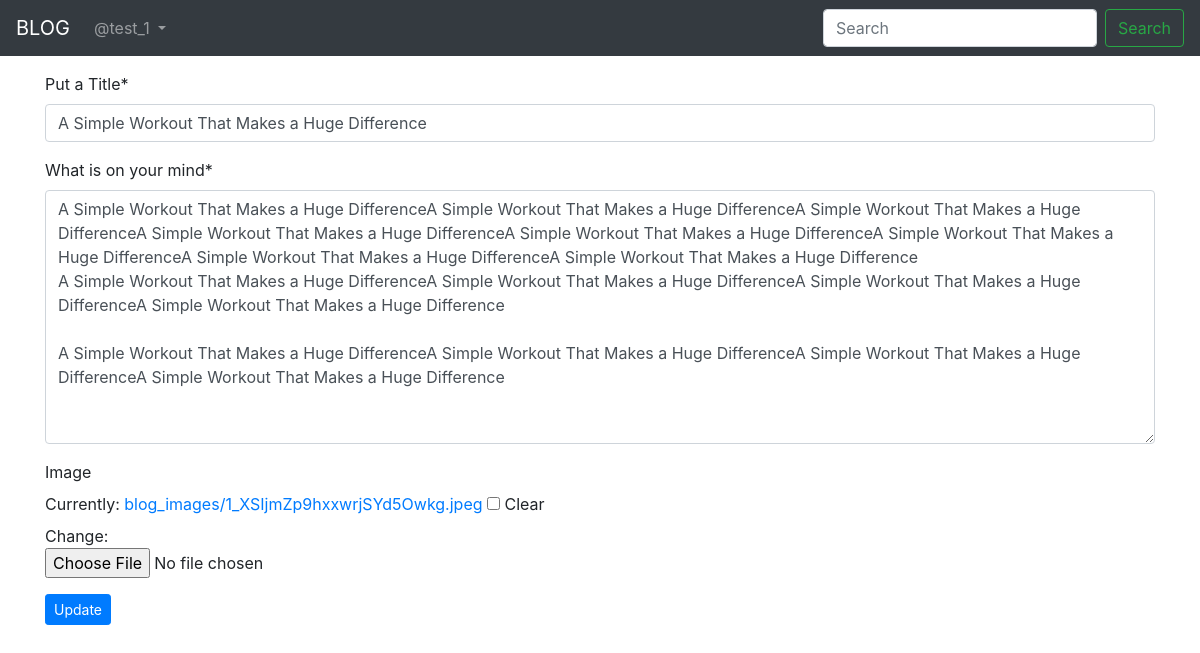
The page /blog/edit/9/ (signed in) on the database its author committed.
### App_Blog/models.py (models this page shows, shortened)
class Blog(models.Model):
    author = models.ForeignKey(User, on_delete=models.CASCADE, related_name='post_author')
    blog_title = models.CharField(max_length=300, verbose_name='Put a Title')
    slug = models.SlugField(max_length=264, unique=True, null=True)
    blog_content = models.TextField(verbose_name='What is on your mind')
    blog_image = models.ImageField(upload_to='blog_images', verbose_name='Image', null=True, blank=True,)
    publish_date = models.DateTimeField(auto_now_add=True)
    update_date = models.DateTimeField(auto_now=True)
    class Meta:
        ordering = ['-publish_date']

### App_Blog/views.py (the view, shortened to what this page needs)
# urls.py: path('edit/<pk>/', views.UpdateBlog.as_view(), name="edit_blog"),
class UpdateBlog(LoginRequiredMixin, UpdateView):
    model = Blog
    fields = ('blog_title', 'blog_content', 'blog_image')
    template_name = 'App_Blog/edit_blog.html'

### templates/App_Blog/edit_blog.html (shortened to what this page needs)
{% extends 'base.html' %}
{% load custom_filters %}
{% load crispy_forms_tags %}
{% block body %}
{% if blog.author == user %}
<form method="POST" enctype="multipart/form-data">
    {{form|crispy}}
    <button type="submit" class="btn btn-primary btn-sm" name="button">Update</button>
    {% else %}
    <p>Your are not allowed to view this page, 404</p>
</form>
{% endif %}
{% endblock %}

### templates/base.html (shortened to what this page needs)
<!DOCTYPE html>
<html lang="en">
<head>
    <link rel="stylesheet" href="https://stackpath.bootstrapcdn.com/bootstrap/4.4.1/css/bootstrap.min.css"
>
    <link rel="stylesheet" href="https://cdnjs.cloudflare.com/ajax/libs/font-awesome/4.7.0/css/font-awesome.min.css"
/>
</head>
<body>
<div class="container">
    <nav class="navbar navbar-expand-lg navbar-dark bg-dark fixed-top">
        <a class="navbar-brand" href="{% url 'index' %}">BLOG</a>
        <div class="collapse navbar-collapse" id="navbarSupportedContent">
            <ul class="navbar-nav mr-auto">
                {% if user.is_authenticated %}
                <li class="nav-item dropdown">
                    <a class="nav-link dropdown-toggle" href="#" id="navbarDropdown" role="button"
                       data-toggle="dropdown" aria-haspopup="true" aria-expanded="false">
                        @{{user.username}}
                    </a>
                </li>
                {% endif %}
            </ul>
            <form class="form-inline my-2 my-lg-0">
                <input class="form-control mr-sm-2" type="search" placeholder="Search" aria-label="Search">
                <button class="btn btn-outline-success my-2 my-sm-0" type="submit">Search</button>
            </form>
        </div>
    </nav>
    <br>
    <br>
    <br>
    {% block body %}
    {% endblock %}
</div>
</body>
</html>

### rows shown on the page
Blog: blog_title "A Simple Workout That Makes a Huge Difference", blog_content "A Simple Workout That Makes a Huge DifferenceA Simple Workout That Makes a Huge DifferenceA Simple Workout That Makes a Huge DifferenceA Simple Workout That Makes a Huge DifferenceA Simple Workout That Makes a Huge DifferenceA Simple Workout That Makes a Huge DifferenceA Simple Workout That Makes a Huge DifferenceA Simple Workout That Makes a Huge Difference A Simple Workout That Makes a Huge DifferenceA Simple Workout That Makes a Huge DifferenceA Simple Workout That Makes a Huge DifferenceA Simple Workout That Makes a Huge Difference A Simple Workout That Makes a Huge DifferenceA Simple Workout That Makes a Huge DifferenceA Simple Workout That Makes a Huge DifferenceA Simple Workout That…"

### other values the page prints
{{ user.username }} "test_1"
